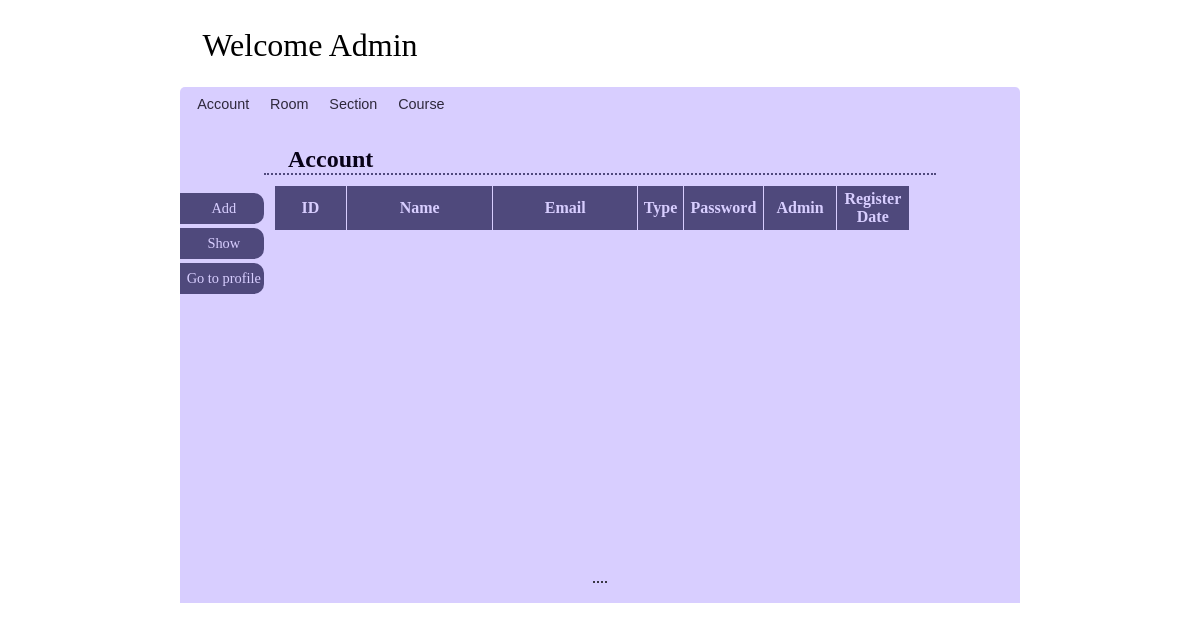
The app's page /file/show_account.php, older data.
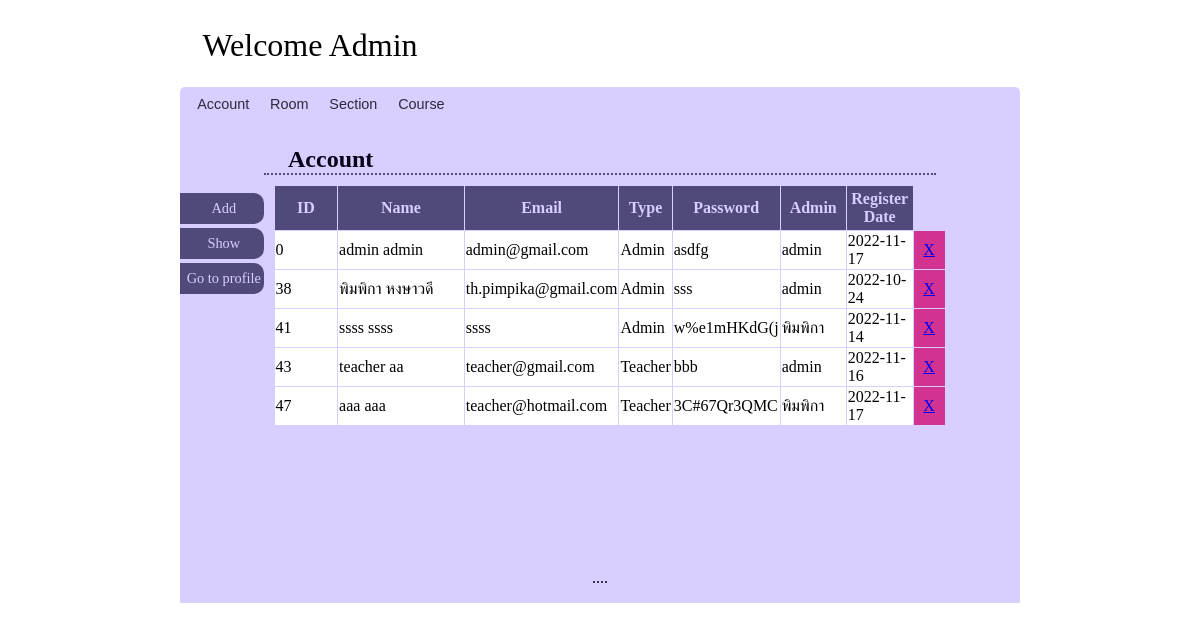
The same page, newer data.
### tables this page shows
CREATE TABLE `account` (
  `user_id` int(10) NOT NULL,
  `f_name` varchar(30) DEFAULT NULL,
  `l_name` varchar(30) DEFAULT NULL,
  `username` varchar(30) NOT NULL,
  `passwd` varchar(30) NOT NULL,
  `email` varchar(30) DEFAULT NULL,
  `user_picture` longblob DEFAULT NULL,
  `type` varchar(13) DEFAULT NULL,
  `admin_id` int(10) DEFAULT NULL,
  `regis_date` date DEFAULT NULL
);

### file/show_account.php (the view, shortened to what this page needs)
<?php require_once('connect.php'); ?>
<!DOCTYPE html>
<html>
<head>
    <link rel="stylesheet" href="style.css">
</head>
<body>
<div id="wrapper">
	<div id="div_header">
        Welcome Admin
	</div>
	<div id="div_subhead">
        <ul id = "menu">
            <il><a href="show_account.php">Account</a></il>
            <il><a href="show_room.php">Room</a></il>
            <il><a href="show_section.php">Section</a></il>
            <il><a href="show_course.php">Course</a></il>
        </ul>
	</div>
	<div id="div_main">
        <div id= "div_left">
            <ul>
                <li><a href="add_account.php">Add</a></li>
                <li><a href="show_account.php">Show</a></li>
                <li><a href="accountprofile.php">Go to profile</a></li>
            </ul>
        </div>
		<div id="div_content" class="form">
            <div>
                <h2>Account</h2>
                <div>
                    <table>
                        <col width="10%">
                        <col width="20%">
                        <col width="20%">
                        <col width="5%">
                        <col width="10%">
                        <col width="10%">
                        <col width="10%">
                        <col width = "5%">
                        <tr>
                            <th>ID</th>
                            <th>Name</th>
                            <th>Email</th>
                            <th>Type</th>
                            <th>Password</th>
                            <th>Admin</th>
                            <th>Register Date</th>
                        </tr>
                        <?php
                            $q="select a.user_id, a.f_name, a.l_name, a.email, a.type, a.passwd, a.regis_date, admin.f_name as admin_name from account a join account admin where a.admin_id = admin.user_id";
                            $result=$mysqli->query($q);
                            while($row=$result->fetch_array()){ ?>
                        <tr>
                            <td><?=$row['user_id']?></td>
                            <td><?=$row['f_name']?> <?=$row['l_name']?></td>
                            <td><?=$row['email']?></td>
                            <td><?=$row['type']?></td>
                            <td><?=$row['passwd']?></td>
                            <td><?=$row['admin_name']?></td>
                            <td><?=$row['regis_date']?></td>
                            <td style="background-color: #d23390; text-align: center;"><a href="delete.php?accountid=<?=$row['user_id']?>">X</a></td>
                        </tr>
                        <?php }?>
                    </table>
                </div>
            </div>
		</div>
	    <div id="div_footer">
	</div>
</div>
</body>
</html>

Row changes from the older to the newer data that the page shows:
added account: user_id "0", f_name "admin", l_name "admin", email "admin@gmail.com", type "Admin", passwd "asdfg", regis_date "2022-11-17"
added account: user_id "38", f_name "พิมพิกา", l_name "หงษาวดี", email "th.pimpika@gmail.com", type "Admin", passwd "sss", account.f_name "admin", regis_date "2022-10-24"
added account: user_id "41", f_name "ssss", l_name "ssss", email "ssss", type "Admin", passwd "w%e1mHKdG(j", account.f_name "พิมพิกา", regis_date "2022-11-14"
added account: user_id "43", f_name "teacher", l_name "aa", email "teacher@gmail.com", type "Teacher", passwd "bbb", account.f_name "admin", regis_date "2022-11-16"
added account: user_id "47", f_name "aaa", l_name "aaa", email "teacher@hotmail.com", type "Teacher", passwd "3C#67Qr3QMC", account.f_name "พิมพิกา", regis_date "2022-11-17"
